Frame 1 (no input): blank canvas, image omitted
Frame 60 (the mouse pressed at the canvas centre just before this capture): blank canvas, image omitted
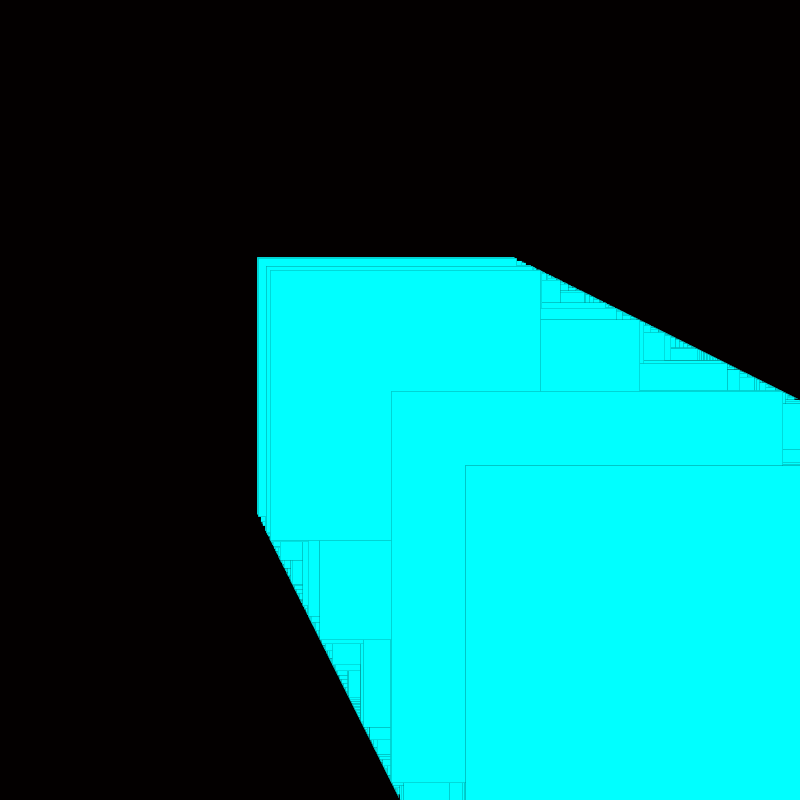
Frame 120 (the mouse held since frame 60 and released just before this capture)

The Processing sketch whose frames 1 and 60 were blank and that drew this single picture after the mouse press (run headless with seeded random() and noise(); from frame 60 on, the mouse is pressed at the canvas centre):

// Processing sketch: processing_92799
// ── processing_92799.pde

Particle[] particles;
int NUM_PARTICLES = 100;
int resetCounter = 0;
 
void setup() {
 background(#030000);
 size(800,800);
 colorMode(HSB, height, height, height);
 stroke(0);
 strokeWeight(0);
 fill(mouseX);
 smooth();
}
 
void draw() {
if (particles != null) {
    for (int i = 0; i < NUM_PARTICLES; i++) {
      particles[i].exist();
    }
  }
}
 
void mousePressed() {
  particles = new Particle[NUM_PARTICLES];
  for (int i = 0; i < NUM_PARTICLES; i++) {
    particles[i] = new Particle();
    fill(mouseY, height, height);
  }
}
 
public class Particle {
  float x, y;
  float vx, vy;
  float ax, ay;
 
  public Particle() {
      x = mouseX;
      y = mouseY;
      vx = vy = 0f;
      ax = random(-0.2, 0.2);
      ay = random(-0.08, 0.05);
  }
 
  public void exist() {
     vx += ax;
     vy += ay;
     x += vx;
     y += vy;
     rect(y, y, y, y);
     rect(y, y, y, y);
  }
}
void keyPressed() { //Start of void keyPressed
  //Reset background
  if(key == 'r' || key == 'R') { //Start of IF statement
  background(#030000);
  loop();

  }
}
